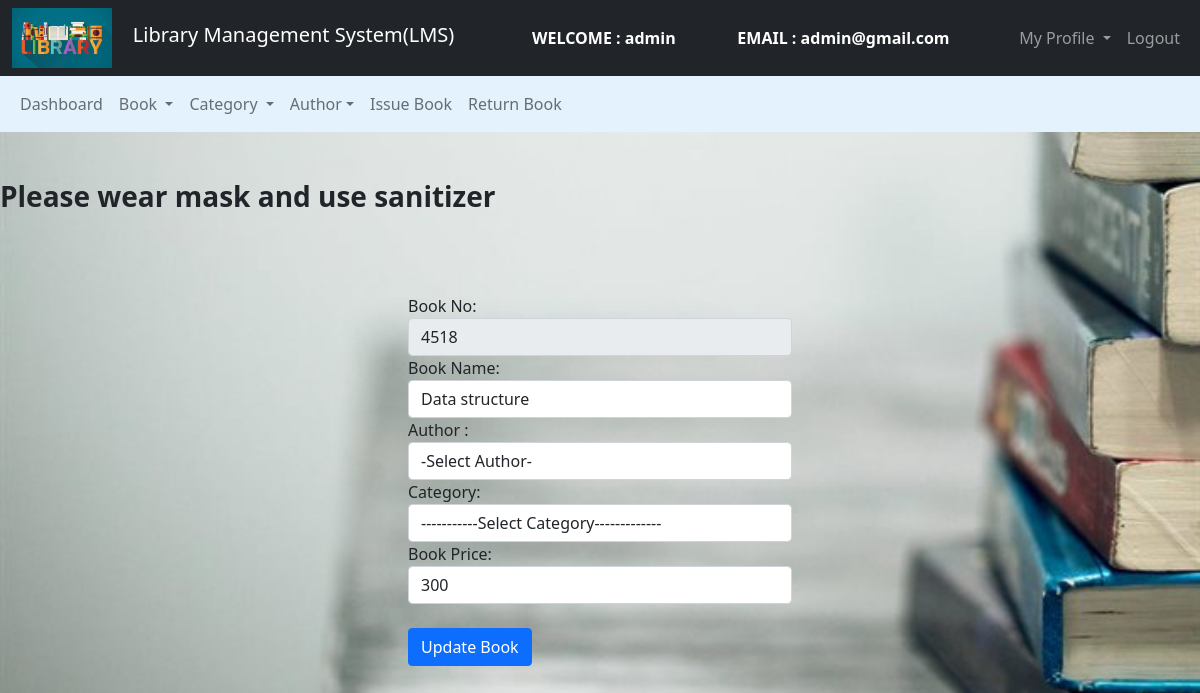
Screenshot of /Admin/Book/edit_book.php?bn=4518 (signed in) with the database file from the repository.
### tables this page shows
CREATE TABLE `books` (
  `book_id` int(11) NOT NULL,
  `book_name` varchar(250) NOT NULL,
  `author_id` int(11) NOT NULL,
  `cat_id` int(11) NOT NULL,
  `book_no` int(11) NOT NULL,
  `book_price` int(11) NOT NULL
);

### Admin/Book/edit_book.php (the view, shortened to what this page needs)
<?php
$connection = mysqli_connect("localhost", "root", "");
$book_no = "";
$book_name = "";
$book_price = "";
$query = "select * from books where book_no = $_GET[bn]";
$query_run = mysqli_query($connection, $query);
while ($row = mysqli_fetch_assoc($query_run)) {
    $book_name = $row['book_name'];
    $book_no = $row['book_no'];
    $book_price = $row['book_price'];
}
?>
<!DOCTYPE html>
<html>
<head>
    <link href="https://cdn.jsdelivr.net/npm/bootstrap@5.0.0-beta2/dist/css/bootstrap.min.css" rel="stylesheet">
</head>
<body>
    <nav class="navbar navbar-expand-lg navbar-dark bg-dark">
        <div class="container-fluid">
            <div class="navbar-header">
                <img src="../images/abc1.jpeg" width="100" height="60"> &nbsp &nbsp
                <a class="navbar-brand" href="../admin_dashboard.php">Library Management System(LMS)</a>
            </div>
            <font style="color: white">
                <span>
                    <strong>
                        WELCOME : <?php echo $_SESSION['name']; ?></strong>
                </span>
            </font>
            <font style="color: white">
                <span>
                    <strong>
                        EMAIL : <?php echo $_SESSION['email']; ?></strong>
                </span>
            </font>
            <ul class="nav navbar-nav navbar-right">
                <li class="nav-item dropdown">
                    <a class="nav-link dropdown-toggle" data-toggle="dropdown">
                        My Profile
                    </a>
                </li>
                <li class="nav-item"><a class="nav-link" href="../../logout.php">
                        Logout
                    </a></li>
            </ul>
        </div>
    </nav>
    <nav class="navbar navbar-expand-lg navbar-light" style="background-color: #e3f2fd">
        <div class="container-fluid">
            <ul class="nav navbar-nav navbar-center">
                <li class="nav-item">
                    <a href="../admin_dashboard.php" class="nav-link">
                        Dashboard
                    </a>
                </li>
                <li class="nav-item dropdown ">
                    <a class="nav-link dropdown-toggle" data-toggle="dropdown"> Book
                    </a>
                </li>
                <li class="nav-item dropdown ">
                    <a class="nav-link dropdown-toggle" data-toggle="dropdown"> Category </a>
                </li>
                <li class="nav-item dropdown ">
                    <a class="nav-link dropdown-toggle" data-toggle="dropdown"> Author</a>
                </li>
                <li class="nav-item">
                    <a href="../Book/issue_book.php" class="nav-link">
                        Issue Book</a>
                </li>
                <li class="nav-item">
                    <a href="../Book/return_book.php" class="nav-link">
                        Return Book</a>
                </li>
            </ul>
        </div>
    </nav>
    <br><br>
    <?php include '../../header.php'; ?><br><br>
    <div class="row">
        <div class="col-md-4"></div>
        <div class="col-md-4">
            <form action="" method="post">
                <div class="form-group">
                    <label>Book No:</label>
                    <input type="text" name="book_no" value="<?php echo $book_no; ?>" class="form-control" required="" disabled>
                </div>
                <div class="form-group">
                    <label>Book Name:</label>
                    <input type="text" name="book_name" value="<?php echo $book_name; ?>" class="form-control" required="">
                </div>
                <div class="form-group">
                    <label>Author :</label>
                    <select class="form-control" name="book_author">
                        <option>-Select Author-</option>
                    </select>
                </div>
                <div class="form-group">
                    <label>Category:</label>
                    <select class="form-control" name="book_cat">
                        <option>-----------Select Category-------------</option>
                    </select>
                </div>
                <div class="form-group">
                    <label>Book Price:</label>
                    <input type="text" name="book_price" value="<?php echo $book_price; ?>" class="form-control" required="">
                </div><br>
                <button class="btn btn-primary" name="update">
                    Update Book
                </button>
            </form>
        </div>
        <div class="col-md-4"></div>
    </div>
</body>
</html>

### Admin/Book/edit_book.php (style rules this page uses)
body { background-image: url("../images/tbg1.jpg"); background-repeat: no-repeat; background-size: cover; background-color: #cccccc; }

### rows the page displays
books: book_no "4518", book_name "Data structure", book_price "300"

### other values shown
$_SESSION['name'] "admin"
$_SESSION['email'] "admin@gmail.com"
